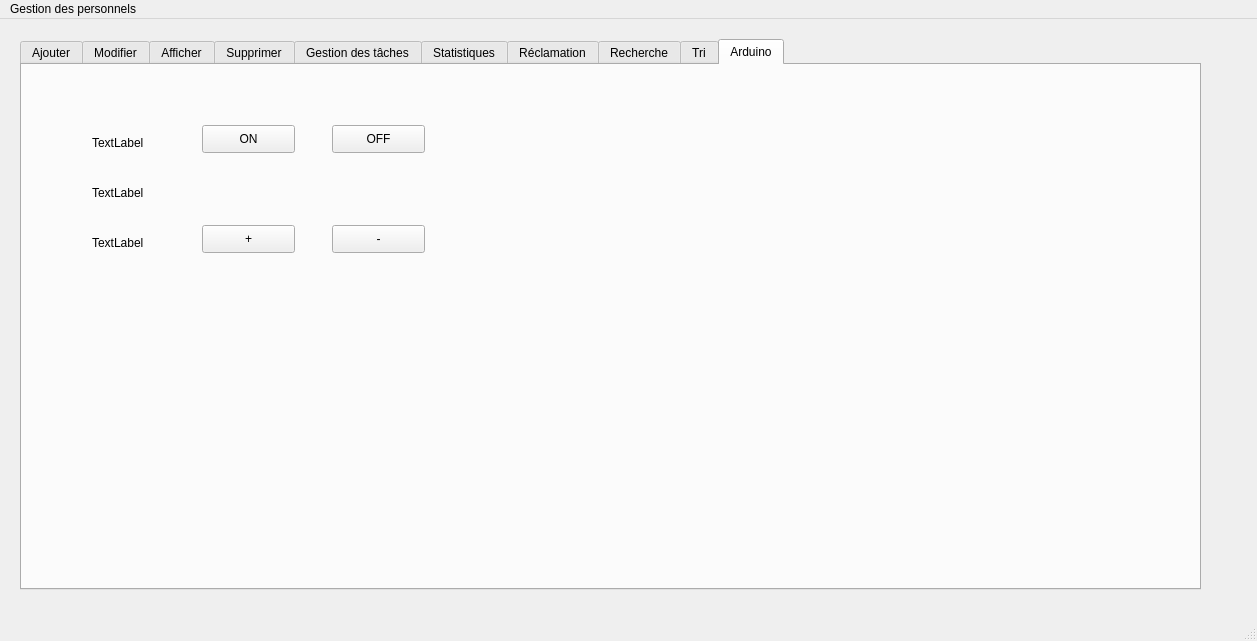
<?xml version="1.0" encoding="UTF-8"?>
<ui version="4.0">
 <class>MainWindow</class>
 <widget class="QMainWindow" name="MainWindow">
  <property name="geometry">
   <rect>
    <x>0</x>
    <y>0</y>
    <width>1257</width>
    <height>641</height>
   </rect>
  </property>
  <property name="windowTitle">
   <string>MainWindow</string>
  </property>
  <widget class="QWidget" name="centralwidget">
   <widget class="QTabWidget" name="gestion_des_personnel">
    <property name="geometry">
     <rect>
      <x>20</x>
      <y>20</y>
      <width>1181</width>
      <height>551</height>
     </rect>
    </property>
    <property name="currentIndex">
     <number>9</number>
    </property>
    <widget class="QWidget" name="tab">
     <attribute name="title">
      <string>Ajouter</string>
     </attribute>
     <widget class="QLabel" name="label">
      <property name="geometry">
       <rect>
        <x>50</x>
        <y>110</y>
        <width>56</width>
        <height>16</height>
       </rect>
      </property>
      <property name="text">
       <string>Nom</string>
      </property>
     </widget>
     <widget class="QLabel" name="label_2">
      <property name="geometry">
       <rect>
        <x>50</x>
        <y>170</y>
        <width>56</width>
        <height>16</height>
       </rect>
      </property>
      <property name="text">
       <string>Prenom</string>
      </property>
     </widget>
     <widget class="QLabel" name="label_4">
      <property name="geometry">
       <rect>
        <x>40</x>
        <y>50</y>
        <width>61</width>
        <height>20</height>
       </rect>
      </property>
      <property name="text">
       <string>Identifiant</string>
      </property>
     </widget>
     <widget class="QLineEdit" name="le_nom">
      <property name="geometry">
       <rect>
        <x>150</x>
        <y>110</y>
        <width>131</width>
        <height>22</height>
       </rect>
      </property>
     </widget>
     <widget class="QLineEdit" name="le_prenom">
      <property name="geometry">
       <rect>
        <x>150</x>
        <y>170</y>
        <width>131</width>
        <height>22</height>
       </rect>
      </property>
     </widget>
     <widget class="QLineEdit" name="le_id">
      <property name="geometry">
       <rect>
        <x>150</x>
        <y>50</y>
        <width>131</width>
        <height>21</height>
       </rect>
      </property>
      <property name="text">
       <string/>
      </property>
     </widget>
     <widget class="QPushButton" name="pb_ajouter">
      <property name="geometry">
       <rect>
        <x>500</x>
        <y>130</y>
        <width>101</width>
        <height>31</height>
       </rect>
      </property>
      <property name="text">
       <string>Ajouter</string>
      </property>
     </widget>
     <widget class="QPushButton" name="pb_generate">
      <property name="geometry">
       <rect>
        <x>310</x>
        <y>40</y>
        <width>101</width>
        <height>31</height>
       </rect>
      </property>
      <property name="styleSheet">
       <string notr="true"/>
      </property>
      <property name="text">
       <string>Generate</string>
      </property>
     </widget>
     <widget class="QLabel" name="label_11">
      <property name="geometry">
       <rect>
        <x>30</x>
        <y>230</y>
        <width>91</width>
        <height>20</height>
       </rect>
      </property>
      <property name="text">
       <string>periode Conger</string>
      </property>
     </widget>
     <widget class="QLineEdit" name="la_periode">
      <property name="geometry">
       <rect>
        <x>150</x>
        <y>230</y>
        <width>131</width>
        <height>22</height>
       </rect>
      </property>
     </widget>
     <widget class="QLabel" name="label_10">
      <property name="geometry">
       <rect>
        <x>40</x>
        <y>290</y>
        <width>81</width>
        <height>20</height>
       </rect>
      </property>
      <property name="text">
       <string>Mois_conger</string>
      </property>
     </widget>
     <widget class="QLineEdit" name="le_mois">
      <property name="geometry">
       <rect>
        <x>150</x>
        <y>290</y>
        <width>131</width>
        <height>22</height>
       </rect>
      </property>
     </widget>
    </widget>
    <widget class="QWidget" name="tab_2">
     <attribute name="title">
      <string>Modifier</string>
     </attribute>
     <widget class="QLabel" name="label_5">
      <property name="geometry">
       <rect>
        <x>50</x>
        <y>90</y>
        <width>61</width>
        <height>16</height>
       </rect>
      </property>
      <property name="text">
       <string>Identifiant</string>
      </property>
     </widget>
     <widget class="QLineEdit" name="id_mod">
      <property name="geometry">
       <rect>
        <x>170</x>
        <y>90</y>
        <width>151</width>
        <height>21</height>
       </rect>
      </property>
     </widget>
     <widget class="QPushButton" name="pb_mod">
      <property name="geometry">
       <rect>
        <x>470</x>
        <y>150</y>
        <width>91</width>
        <height>41</height>
       </rect>
      </property>
      <property name="text">
       <string>Modifier</string>
      </property>
     </widget>
     <widget class="QLabel" name="label_6">
      <property name="geometry">
       <rect>
        <x>60</x>
        <y>160</y>
        <width>56</width>
        <height>16</height>
       </rect>
      </property>
      <property name="text">
       <string>Nom</string>
      </property>
     </widget>
     <widget class="QLabel" name="label_7">
      <property name="geometry">
       <rect>
        <x>60</x>
        <y>210</y>
        <width>56</width>
        <height>16</height>
       </rect>
      </property>
      <property name="text">
       <string>Prenom</string>
      </property>
     </widget>
     <widget class="QLineEdit" name="nom_mod">
      <property name="geometry">
       <rect>
        <x>170</x>
        <y>150</y>
        <width>151</width>
        <height>22</height>
       </rect>
      </property>
     </widget>
     <widget class="QLineEdit" name="prenom_mod">
      <property name="geometry">
       <rect>
        <x>170</x>
        <y>210</y>
        <width>151</width>
        <height>22</height>
       </rect>
      </property>
     </widget>
     <widget class="QLineEdit" name="periode_mod">
      <property name="geometry">
       <rect>
        <x>170</x>
        <y>270</y>
        <width>151</width>
        <height>22</height>
       </rect>
      </property>
     </widget>
     <widget class="QLabel" name="label_12">
      <property name="geometry">
       <rect>
        <x>30</x>
        <y>270</y>
        <width>91</width>
        <height>20</height>
       </rect>
      </property>
      <property name="text">
       <string>Periode Conger</string>
      </property>
     </widget>
     <widget class="QLabel" name="label_13">
      <property name="geometry">
       <rect>
        <x>35</x>
        <y>330</y>
        <width>81</width>
        <height>20</height>
       </rect>
      </property>
      <property name="text">
       <string>Mois_conger</string>
      </property>
     </widget>
     <widget class="QLineEdit" name="mois_mod">
      <property name="geometry">
       <rect>
        <x>170</x>
        <y>330</y>
        <width>151</width>
        <height>22</height>
       </rect>
      </property>
     </widget>
    </widget>
    <widget class="QWidget" name="tab_3">
     <attribute name="title">
      <string>Afficher</string>
     </attribute>
     <widget class="QTableView" name="tab_personnel">
      <property name="geometry">
       <rect>
        <x>0</x>
        <y>0</y>
        <width>851</width>
        <height>351</height>
       </rect>
      </property>
     </widget>
    </widget>
    <widget class="QWidget" name="tab_4">
     <attribute name="title">
      <string>Supprimer</string>
     </attribute>
     <widget class="QPushButton" name="pb_supp">
      <property name="geometry">
       <rect>
        <x>390</x>
        <y>130</y>
        <width>93</width>
        <height>28</height>
       </rect>
      </property>
      <property name="text">
       <string>Supprimer</string>
      </property>
     </widget>
     <widget class="QLabel" name="label_3">
      <property name="geometry">
       <rect>
        <x>40</x>
        <y>70</y>
        <width>71</width>
        <height>20</height>
       </rect>
      </property>
      <property name="text">
       <string>Identifiant</string>
      </property>
     </widget>
     <widget class="QLineEdit" name="id_supp">
      <property name="geometry">
       <rect>
        <x>160</x>
        <y>70</y>
        <width>171</width>
        <height>22</height>
       </rect>
      </property>
     </widget>
    </widget>
    <widget class="QWidget" name="tab_7">
     <attribute name="title">
      <string>Gestion des tâches</string>
     </attribute>
     <widget class="QTabWidget" name="tabWidget">
      <property name="geometry">
       <rect>
        <x>0</x>
        <y>0</y>
        <width>981</width>
        <height>411</height>
       </rect>
      </property>
      <property name="currentIndex">
       <number>0</number>
      </property>
      <widget class="QWidget" name="tab_10">
       <attribute name="title">
        <string>Ajouter</string>
       </attribute>
       <widget class="QLabel" name="label_14">
        <property name="geometry">
         <rect>
          <x>60</x>
          <y>50</y>
          <width>56</width>
          <height>16</height>
         </rect>
        </property>
        <property name="text">
         <string>ID</string>
        </property>
       </widget>
       <widget class="QLineEdit" name="id_tache">
        <property name="geometry">
         <rect>
          <x>200</x>
          <y>50</y>
          <width>131</width>
          <height>22</height>
         </rect>
        </property>
       </widget>
       <widget class="QLineEdit" name="nom_tache">
        <property name="geometry">
         <rect>
          <x>200</x>
          <y>100</y>
          <width>131</width>
          <height>22</height>
         </rect>
        </property>
       </widget>
       <widget class="QLabel" name="label_15">
        <property name="geometry">
         <rect>
          <x>50</x>
          <y>100</y>
          <width>71</width>
          <height>20</height>
         </rect>
        </property>
        <property name="text">
         <string>Nom tache</string>
        </property>
       </widget>
       <widget class="QPushButton" name="ajout_tache">
        <property name="geometry">
         <rect>
          <x>530</x>
          <y>70</y>
          <width>151</width>
          <height>41</height>
         </rect>
        </property>
        <property name="text">
         <string>Ajouter la Tache</string>
        </property>
       </widget>
      </widget>
      <widget class="QWidget" name="tab_11">
       <attribute name="title">
        <string>Modifier</string>
       </attribute>
       <widget class="QLabel" name="label_18">
        <property name="geometry">
         <rect>
          <x>60</x>
          <y>50</y>
          <width>56</width>
          <height>16</height>
         </rect>
        </property>
        <property name="text">
         <string>ID</string>
        </property>
       </widget>
       <widget class="QLineEdit" name="nom_tache_mod">
        <property name="geometry">
         <rect>
          <x>200</x>
          <y>100</y>
          <width>131</width>
          <height>22</height>
         </rect>
        </property>
       </widget>
       <widget class="QLineEdit" name="id_tache_mod">
        <property name="geometry">
         <rect>
          <x>200</x>
          <y>50</y>
          <width>131</width>
          <height>22</height>
         </rect>
        </property>
       </widget>
       <widget class="QLabel" name="label_19">
        <property name="geometry">
         <rect>
          <x>50</x>
          <y>100</y>
          <width>71</width>
          <height>20</height>
         </rect>
        </property>
        <property name="text">
         <string>Nom tache</string>
        </property>
       </widget>
       <widget class="QPushButton" name="mod_tache">
        <property name="geometry">
         <rect>
          <x>410</x>
          <y>60</y>
          <width>151</width>
          <height>41</height>
         </rect>
        </property>
        <property name="text">
         <string>Modifier la Tache</string>
        </property>
       </widget>
      </widget>
      <widget class="QWidget" name="tab_12">
       <attribute name="title">
        <string>Afficher</string>
       </attribute>
       <widget class="QTableView" name="tab_tache">
        <property name="geometry">
         <rect>
          <x>10</x>
          <y>10</y>
          <width>951</width>
          <height>361</height>
         </rect>
        </property>
       </widget>
      </widget>
      <widget class="QWidget" name="tab_13">
       <attribute name="title">
        <string>Supprimer</string>
       </attribute>
       <widget class="QLabel" name="label_20">
        <property name="geometry">
         <rect>
          <x>310</x>
          <y>130</y>
          <width>56</width>
          <height>16</height>
         </rect>
        </property>
        <property name="text">
         <string>ID</string>
        </property>
       </widget>
       <widget class="QLineEdit" name="id_tache_supp">
        <property name="geometry">
         <rect>
          <x>430</x>
          <y>130</y>
          <width>151</width>
          <height>22</height>
         </rect>
        </property>
       </widget>
       <widget class="QPushButton" name="supp_tache">
        <property name="geometry">
         <rect>
          <x>670</x>
          <y>120</y>
          <width>151</width>
          <height>41</height>
         </rect>
        </property>
        <property name="text">
         <string>Supprimer la Tache</string>
        </property>
       </widget>
      </widget>
     </widget>
    </widget>
    <widget class="QWidget" name="tab_9">
     <attribute name="title">
      <string>Statistiques</string>
     </attribute>
     <widget class="QFrame" name="stat">
      <property name="geometry">
       <rect>
        <x>140</x>
        <y>10</y>
        <width>681</width>
        <height>511</height>
       </rect>
      </property>
      <layout class="QHBoxLayout" name="horizontalLayout"/>
     </widget>
    </widget>
    <widget class="QWidget" name="tab_6">
     <attribute name="title">
      <string>Réclamation</string>
     </attribute>
     <widget class="QPushButton" name="reclamer">
      <property name="geometry">
       <rect>
        <x>510</x>
        <y>180</y>
        <width>93</width>
        <height>28</height>
       </rect>
      </property>
      <property name="text">
       <string>Réclamer</string>
      </property>
     </widget>
     <widget class="QLineEdit" name="id_rec">
      <property name="geometry">
       <rect>
        <x>140</x>
        <y>110</y>
        <width>201</width>
        <height>22</height>
       </rect>
      </property>
      <property name="styleSheet">
       <string notr="true"/>
      </property>
     </widget>
     <widget class="QLabel" name="label_8">
      <property name="geometry">
       <rect>
        <x>30</x>
        <y>110</y>
        <width>56</width>
        <height>16</height>
       </rect>
      </property>
      <property name="text">
       <string>ID</string>
      </property>
     </widget>
     <widget class="QLineEdit" name="Description">
      <property name="geometry">
       <rect>
        <x>140</x>
        <y>170</y>
        <width>201</width>
        <height>81</height>
       </rect>
      </property>
     </widget>
     <widget class="QLabel" name="label_9">
      <property name="geometry">
       <rect>
        <x>25</x>
        <y>200</y>
        <width>71</width>
        <height>20</height>
       </rect>
      </property>
      <property name="text">
       <string>Description</string>
      </property>
     </widget>
    </widget>
    <widget class="QWidget" name="tab_5">
     <attribute name="title">
      <string>Recherche</string>
     </attribute>
     <widget class="QRadioButton" name="radioButton_id">
      <property name="geometry">
       <rect>
        <x>50</x>
        <y>40</y>
        <width>81</width>
        <height>20</height>
       </rect>
      </property>
      <property name="text">
       <string>Identifiant</string>
      </property>
     </widget>
     <widget class="QRadioButton" name="radioButton_periode">
      <property name="geometry">
       <rect>
        <x>50</x>
        <y>120</y>
        <width>121</width>
        <height>20</height>
       </rect>
      </property>
      <property name="text">
       <string>Periode conger</string>
      </property>
     </widget>
     <widget class="QTableView" name="tab_recherche">
      <property name="geometry">
       <rect>
        <x>20</x>
        <y>180</y>
        <width>741</width>
        <height>221</height>
       </rect>
      </property>
     </widget>
     <widget class="QPushButton" name="Chercher">
      <property name="geometry">
       <rect>
        <x>480</x>
        <y>70</y>
        <width>93</width>
        <height>41</height>
       </rect>
      </property>
      <property name="text">
       <string>Chercher</string>
      </property>
     </widget>
     <widget class="QLineEdit" name="chercher">
      <property name="geometry">
       <rect>
        <x>250</x>
        <y>70</y>
        <width>113</width>
        <height>31</height>
       </rect>
      </property>
     </widget>
     <widget class="QRadioButton" name="radioButton_nom">
      <property name="geometry">
       <rect>
        <x>50</x>
        <y>80</y>
        <width>121</width>
        <height>20</height>
       </rect>
      </property>
      <property name="text">
       <string>Nom ou prenom </string>
      </property>
     </widget>
    </widget>
    <widget class="QWidget" name="tab_8">
     <attribute name="title">
      <string>Tri</string>
     </attribute>
     <widget class="QPushButton" name="trier">
      <property name="geometry">
       <rect>
        <x>500</x>
        <y>80</y>
        <width>93</width>
        <height>31</height>
       </rect>
      </property>
      <property name="text">
       <string>Trier</string>
      </property>
     </widget>
     <widget class="QTableView" name="tab_trier">
      <property name="geometry">
       <rect>
        <x>0</x>
        <y>170</y>
        <width>731</width>
        <height>192</height>
       </rect>
      </property>
     </widget>
     <widget class="QRadioButton" name="radioButton_nom_tri">
      <property name="geometry">
       <rect>
        <x>130</x>
        <y>90</y>
        <width>121</width>
        <height>20</height>
       </rect>
      </property>
      <property name="text">
       <string>Nom</string>
      </property>
     </widget>
     <widget class="QRadioButton" name="radioButton_id_tri">
      <property name="geometry">
       <rect>
        <x>130</x>
        <y>50</y>
        <width>81</width>
        <height>20</height>
       </rect>
      </property>
      <property name="text">
       <string>Identifiant</string>
      </property>
     </widget>
     <widget class="QRadioButton" name="radioButton_periode_tri">
      <property name="geometry">
       <rect>
        <x>130</x>
        <y>130</y>
        <width>121</width>
        <height>20</height>
       </rect>
      </property>
      <property name="text">
       <string>Periode conger</string>
      </property>
     </widget>
    </widget>
    <widget class="QWidget" name="tab_14">
     <attribute name="title">
      <string>Arduino</string>
     </attribute>
     <widget class="QLabel" name="label_16">
      <property name="geometry">
       <rect>
        <x>70</x>
        <y>70</y>
        <width>56</width>
        <height>16</height>
       </rect>
      </property>
      <property name="text">
       <string>TextLabel</string>
      </property>
     </widget>
     <widget class="QLabel" name="label_17">
      <property name="geometry">
       <rect>
        <x>70</x>
        <y>120</y>
        <width>56</width>
        <height>16</height>
       </rect>
      </property>
      <property name="text">
       <string>TextLabel</string>
      </property>
     </widget>
     <widget class="QLabel" name="label_21">
      <property name="geometry">
       <rect>
        <x>70</x>
        <y>170</y>
        <width>56</width>
        <height>16</height>
       </rect>
      </property>
      <property name="text">
       <string>TextLabel</string>
      </property>
     </widget>
     <widget class="QPushButton" name="ON">
      <property name="geometry">
       <rect>
        <x>180</x>
        <y>60</y>
        <width>93</width>
        <height>28</height>
       </rect>
      </property>
      <property name="text">
       <string>ON</string>
      </property>
     </widget>
     <widget class="QPushButton" name="OFF">
      <property name="geometry">
       <rect>
        <x>310</x>
        <y>60</y>
        <width>93</width>
        <height>28</height>
       </rect>
      </property>
      <property name="text">
       <string>OFF</string>
      </property>
     </widget>
     <widget class="QPushButton" name="plus">
      <property name="geometry">
       <rect>
        <x>180</x>
        <y>160</y>
        <width>93</width>
        <height>28</height>
       </rect>
      </property>
      <property name="text">
       <string>+</string>
      </property>
     </widget>
     <widget class="QPushButton" name="moins">
      <property name="geometry">
       <rect>
        <x>310</x>
        <y>160</y>
        <width>93</width>
        <height>28</height>
       </rect>
      </property>
      <property name="text">
       <string>-</string>
      </property>
     </widget>
     <widget class="QLabel" name="etat">
      <property name="geometry">
       <rect>
        <x>190</x>
        <y>120</y>
        <width>56</width>
        <height>16</height>
       </rect>
      </property>
      <property name="text">
       <string/>
      </property>
     </widget>
    </widget>
   </widget>
  </widget>
  <widget class="QMenuBar" name="menubar">
   <property name="geometry">
    <rect>
     <x>0</x>
     <y>0</y>
     <width>1257</width>
     <height>26</height>
    </rect>
   </property>
   <widget class="QMenu" name="menuGestion_des_personnels">
    <property name="title">
     <string>Gestion des personnels</string>
    </property>
   </widget>
   <addaction name="menuGestion_des_personnels"/>
  </widget>
  <widget class="QStatusBar" name="statusbar"/>
 </widget>
 <resources/>
 <connections/>
</ui>
